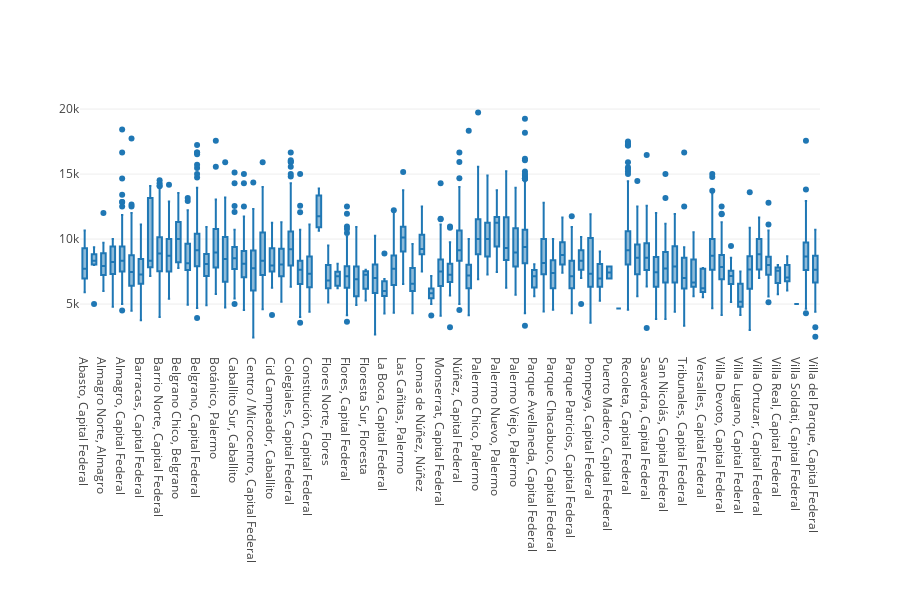

Write notebook code for a chart like this one.
### Code cell
fig = go.Figure()
fig.add_trace(go.Box(x = df_ars["Location"],y = df_ars["Precio / m2"]))
fig.update_layout(template = None, height = 600, margin = {'b':250})

### Figure 1 — Plotly figure (JSON) as saved in the notebook; plotly's stock layout.template omitted (floating-point values rounded to 4 significant figures; data arrays with more than 128 entries replaced by an {"elided": "..."} marker saying what was removed)
{"data": [{"type": "box", "x": {"elided": "5350 str values"}, "y": {"elided": "5350 float values"}}], "layout": {"height": 600, "margin": {"b": 250}}}
